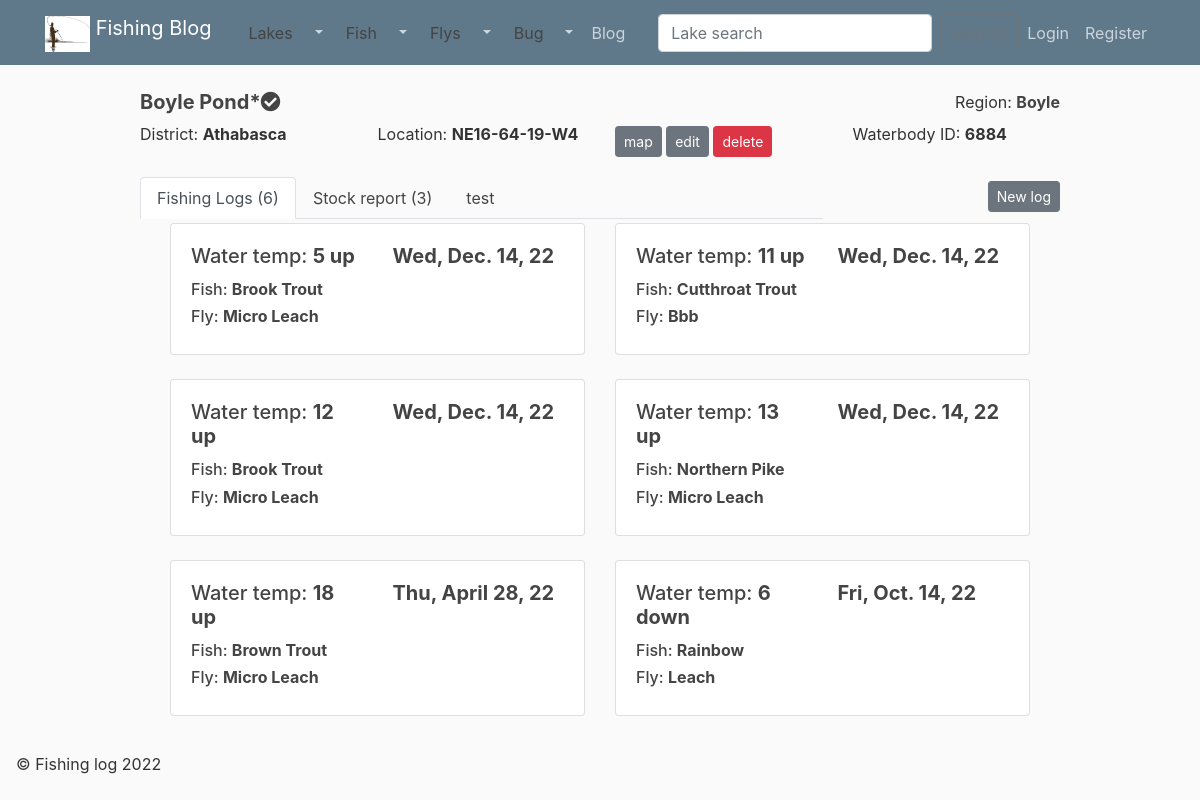
Before: /lakes/23/ with the older database file.
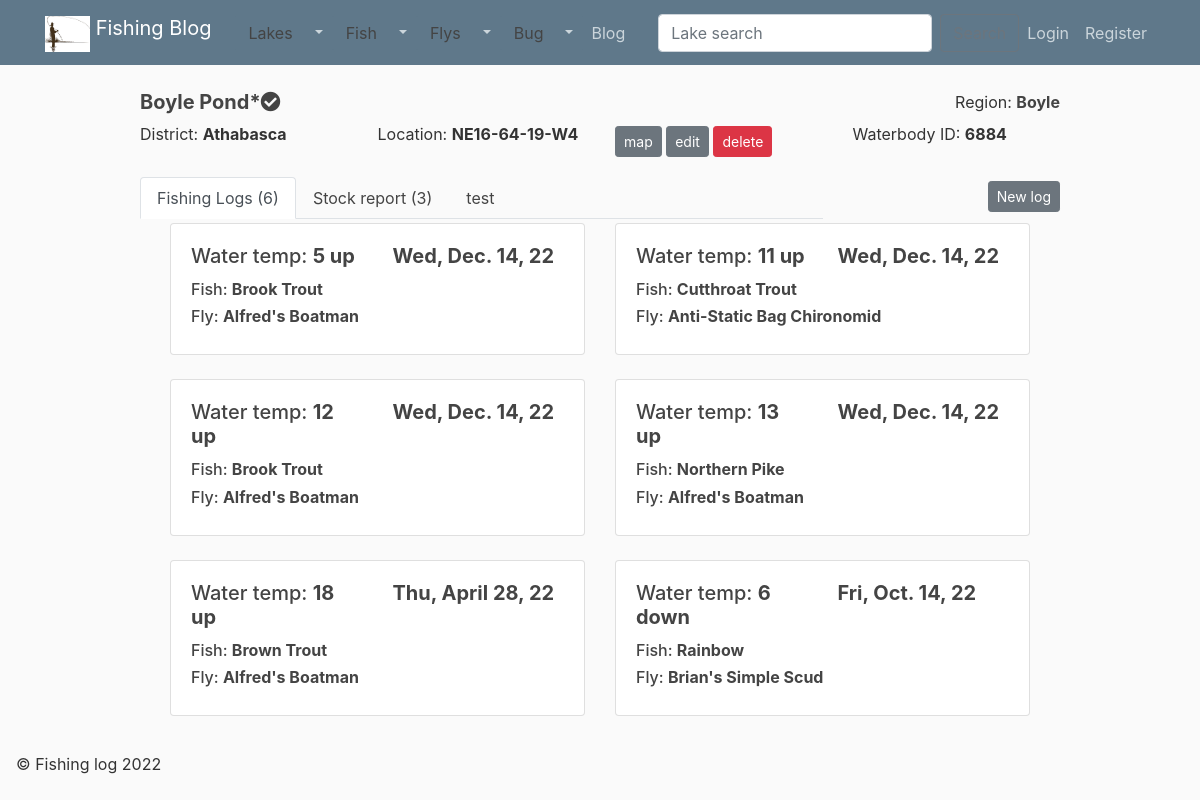
After: the same page with the newer database file.
### catches/models.py (models this page shows, shortened)
class Log(models.Model):
    lake = models.ForeignKey(Lake, on_delete=models.CASCADE)
    fish = models.ForeignKey(Fish, on_delete=models.CASCADE)
    temp = models.ForeignKey(Temp, blank=True, on_delete=models.CASCADE)
    catch_date = models.DateField(default=timezone.now)
    record_date = models.DateField(default=timezone.now)
    location = models.CharField (max_length=100, blank=True)
    length = models.FloatField ( blank=True, default=0.0 )
    weight = models.FloatField ( blank=True, default=0.0 )
    fly = models.ForeignKey(Fly, blank=True, null=True, on_delete=models.SET_NULL)
    fly_size = models.CharField (max_length=100, blank=True)
    fly_colour = models.CharField (max_length=100, blank=True)
    notes = models.TextField(blank=True)
    image = models.ImageField ('Picture of catch',
        default=None,
        upload_to='',
        height_field=None,
        width_field=None,
        max_length=100,
        blank=True
        )
    class Meta:
        ordering = ['temp']
    @property
    def fish_info (self):
        if self.length:
            len_out = f' (length: {self.length}cm ({self.len_inch}")'
        else:
            len_out = ""
        if self.weight:
            wen_out = f' (weight: {self.weight}kg ({self.wen_lbs}lbs)'
        else:
            wen_out = ""
        output = (f'{self.fish.name} {len_out} {wen_out}')
        return output
    @property
    def fly_info (self):
        if self.fly_colour and self.fly_size:
            return f'{self.fly.name} ({self.fly_colour} #{self.fly_size})'
        if self.fly_colour and not self.fly_size:
            return f'{self.fly.name} ({self.fly_colour})'
        if not self.fly_colour and self.fly_size:
                return f'{self.fly.name} (#{self.fly_size})'
        if not self.fly_colour and not self.fly_size:
            return self.fly.name
        return self.fly.name

class Fly(models.Model):
    name = models.CharField(max_length = 100)
    bug = models.ForeignKey(Bug, blank=True, null= True, on_delete=models.SET_NULL )
    fly_type = models.ForeignKey(Fly_type, blank=True, null= True, on_delete=models.SET_NULL)
    description = models.CharField (max_length=400, blank=True)
    size_range = models.CharField ( max_length=100, blank=True)
    author = models.CharField (max_length=100, blank=True)
    youtube = models.URLField (blank=True )
    image = models.ImageField (
        default='default.jpg',
        upload_to='',
        height_field=None,
        width_field=None,
        max_length=100,
        blank=True)
    class Meta:
        ordering = ['name']

class Temp(models.Model):
    name = models.CharField(max_length = 100)
    search_keys = models.CharField(max_length = 400, blank=True)
    notes = models.TextField(blank=True)

class Fish(models.Model):
    name = models.CharField(max_length = 100)
    notes = models.TextField( blank=True )
    abbreviation = models.CharField (max_length=10, blank=True)
    image = models.ImageField (default='default.jpg', upload_to='', height_field=None, width_field=None, max_length=100, blank=True)
    class Meta:
        ordering = ['name']

### catches/views.py (the view)
class LakeDetailView (DetailView):
    model = Lake
    context_object_name = 'lake'
    def get_context_data(self, **kwargs):
        context = super(LakeDetailView, self).get_context_data(**kwargs)
        context ['lakes'] = Lake.objects.filter (id=self.kwargs['pk'])
        context ['stockings'] = Stock.objects.filter (lake=self.kwargs['pk'])
        context ['logs'] = Log.objects.filter (lake=self.kwargs['pk'])
        return context

### catches/models.py (called while the page is built)
    def __str__ (self):
        return self.name

    @property
    def num_of_stock (self):
        return self.fish.count

    @property
    def lake_info (self):
        if self.favourite:
            fav="*"
        else:
            fav=""
        if self.other_name:
            output = f'{self.name} ({self.other_name}{fav})'
        else:
            output = f'{self.name}{fav}'
        return output

    @property
    def inch (self):
        return round (self.length * .393701,1)

    @property
    def full_geno (self):
        geno_list = []
        for i in GENTOTYPE:
            geno_list.append(i[0])
        geno_index = geno_list.index(self.gentotype)
        geno_found = GENTOTYPE[geno_index][1]
        return geno_found

    @property
    def full_strain (self):
        strain_list = []
        for i in STRAIN:
            strain_list.append(i[0])
        strain_index = strain_list.index(self.strain)
        strain_found = STRAIN[strain_index][1]
        return strain_found

### catches/templates/catches/lake_detail.html (shortened to what this page needs)
{% extends "catches/base/base.html" %}
{% block content %}
      <div class="row mb-3">
        <div class="col-md-1  "></div>
        <div class="col-md-10  ">
          <div class="row">
            <div class="col-md-7  ">
                <h5>
                    <b>{{ lake.lake_info | title  }}</b>{% if lake.favourite %}<i class="fas fa-check-circle"></i>{% endif %}
                </h5>
            </div>
            <div class="col-md-5   text-right">
                {% if not lake.region == None %}
                    Region: <b><a href="{% url 'lake_list_reg' lake.region.id %}">{{ lake.region | title }}</a> </b>
                {% endif %}
            </div>
          </div>
          <div class="row">
            <div class="col-md-3  ">
                {% if not lake.district == "" %} District: <b>{{ lake.district | title  }}</b> {% endif %}
            </div>
            <div class="col-md-3  ">
                Location: <b> {{ lake.ats }}</b>
            </div>
            <div class="col-md-3  ">
                {% if not lake.lat == None %}
                    <a class="btn btn-secondary btn-sm mt-1 mb-1" href="https://www.google.com/maps/search/?api=1&query={{ lake.lat }},{{ lake.long }}" target="_blank" type="submit" >map</a>
                {% endif %}
                <a class="btn btn-secondary btn-sm mt-1 mb-1" href="{% url 'lake_update' object.id %}" type="submit" >edit</a>
                <a class="btn btn-danger btn-sm mt-1 mb-1" href="{% url 'lake_delete' object.id %}" type="submit" >delete</a>
            </div>
            <div class="col-md-3  ">
                {% if not lake.waterbody_id == None %} Waterbody ID: <b>{{ lake.waterbody_id }} </b>{% endif %}
            </div>
          </div>
        </div>
        <div class="col-md-1  "></div>
      </div>
      <div class="row mb-3">
        <div class="col-md-1  "></div>
        <div class="col-md-10  ">
          <div class="row">
            <div class="col-md-9  ">
                <ul class="nav nav-tabs ">
                    <li class="nav-item">
                        <a class="nav-link active" data-toggle="tab"  href="#LOGS">Fishing Logs ({{ lake.log_set.count }})</a>
                    </li>
                    <li class="nav-item">
                        <a class="nav-link" data-toggle="tab" href="#STOCKS">Stock report ({{ lake.num_of_stock }})</a>
                    </li>
                    <li class="nav-item">
                        <a class="nav-link" data-toggle="tab" href="#TEST">test</a>
                    </li>
                </ul>
            </div>
            <div class="col-md-3   text-right">
                <a class="btn btn-secondary btn-sm mt-1 mb-1" href="{% url 'log_create_from_lake' lake.id %}">New log</a>
            </div>
          </div>
          <div class="row">
            <div class="col-md-12  ">
                <div class="tab-content ">
                    <div class="tab-pane container active" id="LOGS">
                        {% include 'catches/full_lake/log_tab.html' %}
                    </div>
                </div>
            </div>
          </div>
        </div>
        <div class="col-md-1  "></div>
      </div>
{% endblock content %}

### catches/templates/catches/full_lake/log_tab.html (shortened to what this page needs)
<div class="album py-1 ">
    <div class="container">
        <div class = "row">
            {% for log in logs %}
                <div class="col-md-6">
                    <div class="card mb-4 box-shadow">
                        <div class="card-body">
                            <h5 class="card-title">
                                <div class="row">
                                    <div class="col-6">
                                        Water temp: <b>{{ log.temp.name }}</b>
                                    </div>
                                    <div class="col-6">
                                        <a href="{% url 'log_detail' log.id%}"><b>{{ log.catch_date|date:"D, N j, y" }}</a></b>
                                    </div>
                                </div>
                            </h5>
                            <h6>
                                Fish: <a href="{% url 'fish_detail' log.fish.id %}"><b>{{ log.fish_info | title}}</a>  </b>
                            </h6>
                            <h6>
                                Fly: <a href="{% url 'fly_detail' log.fly.id %}"><b>{{ log.fly_info | title}}</a>  </b>
                            </h6>
                        </div>
                    </div>
                </div>
            {% endfor %}
        </div>
    </div>
</div>

Changed rows visible on the page:
changed through a linked row, Log "5 up": fly_info "Micro Leach" → "Alfred's Boatman"
changed through a linked row, Log "11 up": fly_info "Bbb" → "Anti-Static Bag Chironomid"
changed through a linked row, Log "12 up": fly_info "Micro Leach" → "Alfred's Boatman"
changed through a linked row, Log "13 up": fly_info "Micro Leach" → "Alfred's Boatman"
changed through a linked row, Log "Thu, April 28, 22": fly_info "Micro Leach" → "Alfred's Boatman"
changed through a linked row, Log "Fri, Oct. 14, 22": fly_info "Leach" → "Brian's Simple Scud"
